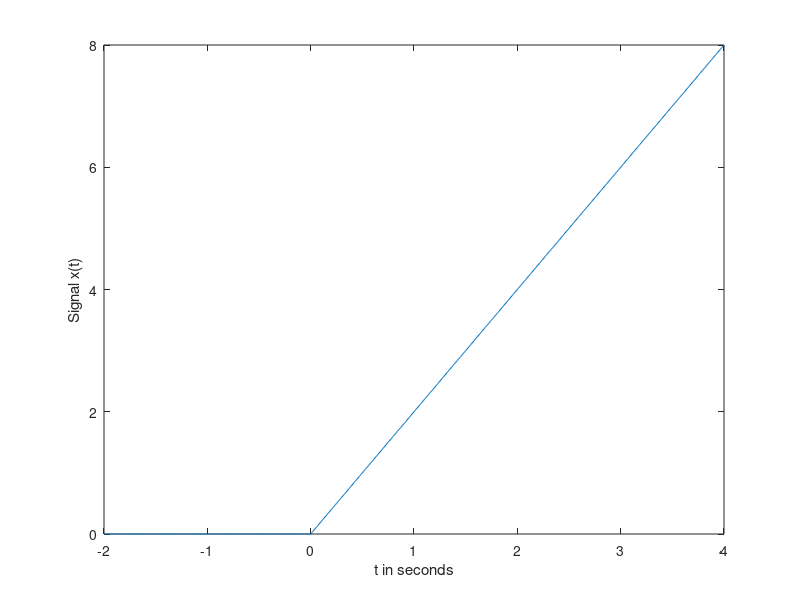

MATLAB code for this plot:
t = -2 : 0.01 : 4;
r = t .* (t >= 0); % ramp function t * u(t)
x = 2 * r;

plot(t, x);
xlabel('t in seconds');
ylabel('Signal x(t)');
